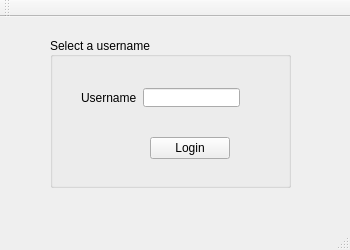
<?xml version="1.0" encoding="UTF-8"?>
<ui version="4.0">
 <class>MainWindow</class>
 <widget class="QMainWindow" name="MainWindow">
  <property name="geometry">
   <rect>
    <x>0</x>
    <y>0</y>
    <width>350</width>
    <height>250</height>
   </rect>
  </property>
  <property name="sizePolicy">
   <sizepolicy hsizetype="Fixed" vsizetype="Fixed">
    <horstretch>0</horstretch>
    <verstretch>0</verstretch>
   </sizepolicy>
  </property>
  <property name="windowTitle">
   <string>MainWindow</string>
  </property>
  <widget class="QWidget" name="centralWidget">
   <widget class="QGroupBox" name="groupBox">
    <property name="geometry">
     <rect>
      <x>50</x>
      <y>20</y>
      <width>241</width>
      <height>151</height>
     </rect>
    </property>
    <property name="title">
     <string>Select a username</string>
    </property>
    <property name="alignment">
     <set>Qt::AlignLeading|Qt::AlignLeft|Qt::AlignVCenter</set>
    </property>
    <widget class="QWidget" name="horizontalLayoutWidget">
     <property name="geometry">
      <rect>
       <x>20</x>
       <y>40</y>
       <width>181</width>
       <height>41</height>
      </rect>
     </property>
     <layout class="QHBoxLayout" name="horizontalLayout">
      <item>
       <widget class="QLabel" name="label">
        <property name="text">
         <string>Username</string>
        </property>
       </widget>
      </item>
      <item>
       <widget class="QLineEdit" name="usernameLineEdit"/>
      </item>
     </layout>
    </widget>
    <widget class="QPushButton" name="loginButton">
     <property name="geometry">
      <rect>
       <x>100</x>
       <y>100</y>
       <width>80</width>
       <height>22</height>
      </rect>
     </property>
     <property name="text">
      <string>Login</string>
     </property>
    </widget>
   </widget>
  </widget>
  <widget class="QMenuBar" name="menuBar">
   <property name="geometry">
    <rect>
     <x>0</x>
     <y>0</y>
     <width>350</width>
     <height>19</height>
    </rect>
   </property>
  </widget>
  <widget class="QToolBar" name="mainToolBar">
   <attribute name="toolBarArea">
    <enum>TopToolBarArea</enum>
   </attribute>
   <attribute name="toolBarBreak">
    <bool>false</bool>
   </attribute>
  </widget>
  <widget class="QStatusBar" name="statusBar"/>
 </widget>
 <layoutdefault spacing="6" margin="11"/>
 <resources/>
 <connections/>
</ui>
